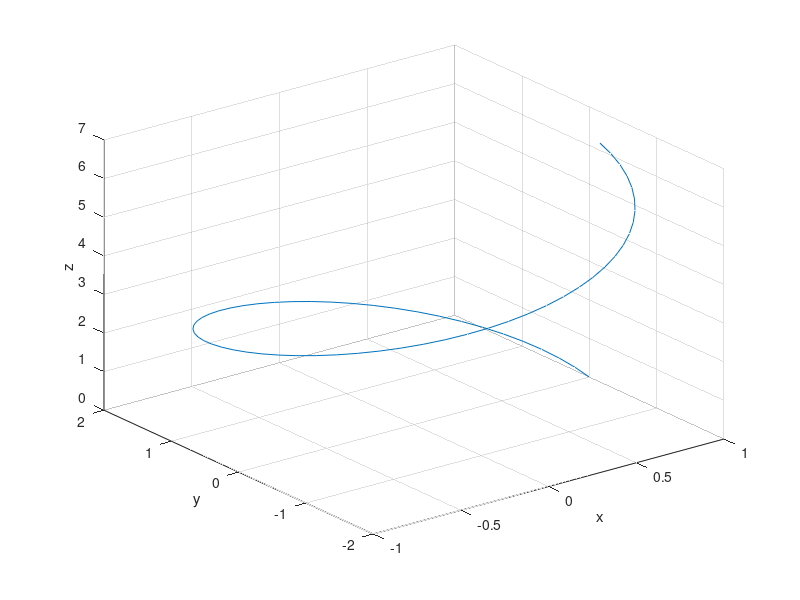

The MATLAB source for this figure:
% Author: Ron Guglielmone
% Language: MATLAB R2015
% Date: Fall 2015
%
% Course: CME100
% School: Stanford University
% Problem Set X, Problem No. X
%
% Description: X

% Time Step:
dt = 0.1;
t = 0:dt:2*pi;

% Vectors:
x = cos(t);
y = 2.*sin(t);
z = t;

% Plot Trajectory:
plot3(x,y,z);
grid on;
xlabel('x');
ylabel('y');
zlabel('z');

% Compute Velocity:
Vx = gradient(x, dt);
Vy = gradient(y, dt);

% Speed:
speed = sqrt(Vx.^2 + Vy.^2);

% Component Accel:
Ax = gradient(Vx, dt);
Ay = gradient(Vy, dt);

% Sum Accel:
acceleration = sqrt(Ax.^2 + Ay.^2);

% Unit Tangent:
Tx = Vx./speed;
Ty = Vy./speed;

% Angle:
theta = acos((Vx.*Ax+Vy.*Ay)./speed./acceleration);

